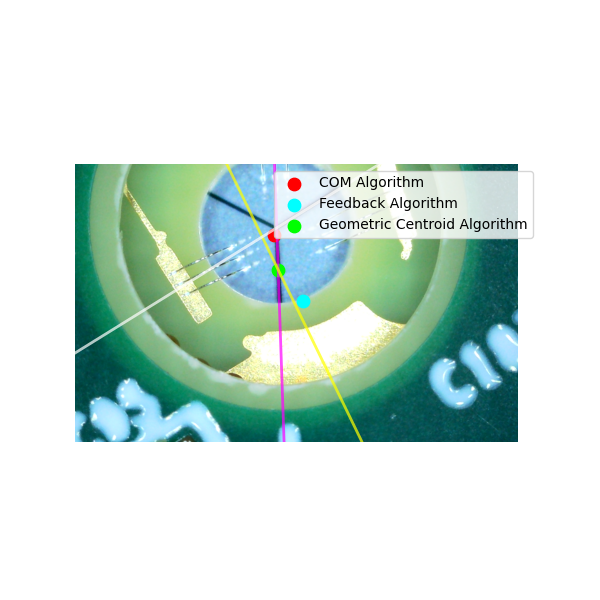
#> input picture Example_Training_Images/Proof_Need_Anlge_filter_In_Lines.png, 600 x 600 px; its folder holds only this picture in this run
$ python -i TK_Reviewer.py   (imports and definitions only)
#> lines starting #> are read from the running program, lines starting #| are printed output that depends on the picture
import _tkinter as tk
from logging import exception
import os
from tkinter import font
import tkinter as tk

from matplotlib import lines

basedir = r"C:\Users\hep\Desktop\Basic Inspector\Report Module Folders"
report_dir = basedir


# [421 lines left out: functions read_first_module_status, Stamp_All_Complete, Stamp_Image_Complete, Update_Indicator_Status, Check_If_Image_Reviewed, retrieve_image_grade and 8 more, not called in this run]

def Get_Module_Names():
    module_names = []

    if not os.path.exists(report_dir):
        raise FileNotFoundError(f"REPORT_DIR does not exist: {report_dir}")

    for folder in os.listdir(report_dir):
        module_path = os.path.join(report_dir, folder)
        if os.path.isdir(module_path):
            module_names.append(folder)

    return module_names

# [33 lines left out: functions Get_Module_Images, Get_Scored_Module_Images, Get_Module_Inspection_Completion, not called in this run]


#prelaucnh check
# [1 line that did not run here, left out]
# [7 lines not run here, left out]
# [1 line that did not run here, left out]
current_image_index = 0
# --- Somewhere around line 230 in TK_Reviewer.py ---
# [1 line that did not run here, left out]

# [7 lines that did not run here, left out]
# Now Tkinter won't crash because first_image will always point to something real
# [1 line that did not run here, left out]


# Create a 3×3 grid with equal weight
# [4 lines not run here, left out]

# Load your image
# [1 line that did not run here, left out]

# --- Surrounding labels ---


# --- TOP CENTER: Label that will show the selected module ---
title_font = font.Font(size=20, weight="bold")
# [1 line that did not run here, left out]
# [1 line not run here, left out]
# [1 line that did not run here, left out]
# [1 line not run here, left out]

# [1 line that did not run here, left out]
# [1 line not run here, left out]


# --- LEFT SIDE: Listbox with module names ---
# [1 line that did not run here, left out]
# [1 line not run here, left out]

# Populate the listbox with module names
# [1 line that did not run here, left out]
Listbox_Modules = []
# [7 lines not run here, left out]

#Listbox_Modules = sorted(Listbox_Modules)  # Sort alphabetically after adding completion percentages
Listbox_Modules = sorted(
    Listbox_Modules,
    key=lambda x: (
        float(x.split("(")[1].split("%")[0]),  # sort by percentage
        x.lower()                              # then alphabetically
    )
)

# [2 lines not run here, left out]

# [194 lines left out: functions on_Refresh_List, on_Mark_Reviewed, Mark_All_Reviewed, Check_Module_Percentage, on_Last_Image_Select, on_Next_Image_Select and 2 more, not called in this run]

"""def Update_Failure_Percentile(Img_Name):
    if current_module is None:
        return
    isLess = 0

    images = Get_Module_Images(current_module)

    #print("on 424 currentmodule = ", current_module, "Img_Name = ", Img_Name)
    Original_IDX, Graded_IDX = Get_Indx_from_Filename(Img_Name, current_module)
    #print("this is the image index of the focus image:", Original_IDX)

    #print("control score inputs, " , Graded_IDX, current_module)
    Control_Score = Get_Score_From_Image(current_module, Graded_IDX)

    Denominator = 0

    #print("Debug:", len(images), "images found for module", current_module)
    for i in range(len(images)-1):
        if i >= len(images):
            print(f"[DEBUG] Image index {i} out of range for images list with length {len(images)}")
        else:#print (f"Getidx from filename inputs:  {current_module}{i+1}...")
            Variable_Score = Get_Score_From_Image(current_module, i+1)
            if Variable_Score < Control_Score:
                isLess += 1

    #print (f"{isLess} is the number of modules that are less than the focus image score of {Control_Score}")

    # Calculate percentile
    total_images = len(images)

    percentile = 100 - (isLess / total_images if total_images > 0 else 0) * 100

    #print("this is the percentile:", percentile,"=", isLess, "over", total_images)

    Failure_Percentile_Label.config(
        text=f"Failure Percentile: {percentile:.1f}%"
    )
    #print("this is is less:", isLess)
"""

# [45 lines left out: function New_Update_Failure_Percentile, not called in this run]


# [1 line not run here, left out]

# --- RIGHT SIDE: Button ---
# [1 line that did not run here, left out]
# [2 lines not run here, left out]

# Create a container frame
# [1 line that did not run here, left out]
# [3 lines not run here, left out]


# Button
# [1 line that did not run here, left out]
# [2 lines not run here, left out]

# Mark All Button
# [1 line that did not run here, left out]
# [2 lines not run here, left out]

Back_Button = tk.Button(text="<-- LAST IMAGE")
# [2 lines not run here, left out]

Refresh_List_Button = tk.Button(text="Refresh List")
# [2 lines not run here, left out]

#indicator Label
# [1 line that did not run here, left out]
# [1 line not run here, left out]

# Indicator ITSELF
# [1 line that did not run here, left out]
# [1 line not run here, left out]

#_____________________________________________

# --- Bottom-middle frame (row 2, col 1) ---
# [1 line that did not run here, left out]
# [2 lines not run here, left out]

# --- Label container that expands ---
# [1 line that did not run here, left out]
# [1 line not run here, left out]

# [1 line that did not run here, left out]
# [1 line not run here, left out]

# --- Canvas stays fixed height ---
# [1 line that did not run here, left out]
# [1 line not run here, left out]

# --- Scrollbar stays at bottom ---
# [1 line that did not run here, left out]
# [5 lines not run here, left out]

def map_scroll_to_images(images):
    global current_images
    current_images = images
    N = len(images)

    # 1. Compute scrollable width based on number of images
    #    (100 px per image is a nice starting point)
    scroll_width = N * 100

    # 2. Resize the blue bar to match scrollregion
    canvas.delete("all")
    canvas.create_rectangle(0, 0, scroll_width, 20, fill="lightblue")

    # 3. Update scrollregion to match content
    canvas.configure(scrollregion=(0, 0, scroll_width, 20))

    # 4. Update label immediately
    update_scroll_label()

# [16 lines left out: function update_scroll_label, not called in this run]


    # OPTIONAL: update the displayed image
    # show_image(current_images[index])


# Update label whenever scroll changes
#def update_scroll_label(*args):
#    start = canvas.xview()[0]
#    scroll_pos_label.config(text=f"Position: {start:.3f}")

# Bind scrollbar + canvas to update the label
# [2 lines not run here, left out]

def initialize_scrollbar():
    global current_images
    current_images = []

    canvas.delete("all")
    canvas.create_rectangle(0, 0, 1, 20, fill="lightblue")
    canvas.configure(scrollregion=(0, 0, 1, 20))

    scroll_pos_label.config(text="No module selected")

# [1 line that did not run here, left out]

#_____________________________________________


#for (r, c), text in labels.items():
#    tk.Label(root, text=text, bg="#e0e0e0").grid(row=r, column=c, sticky="nsew")

# --- Center image ---
# [1 line that did not run here, left out]
# [1 line that did not run here, left out]
# [5 lines not run here, left out]

>>> import cv2
>>> picture = cv2.imread('Example_Training_Images/Proof_Need_Anlge_filter_In_Lines.png', cv2.IMREAD_GRAYSCALE)
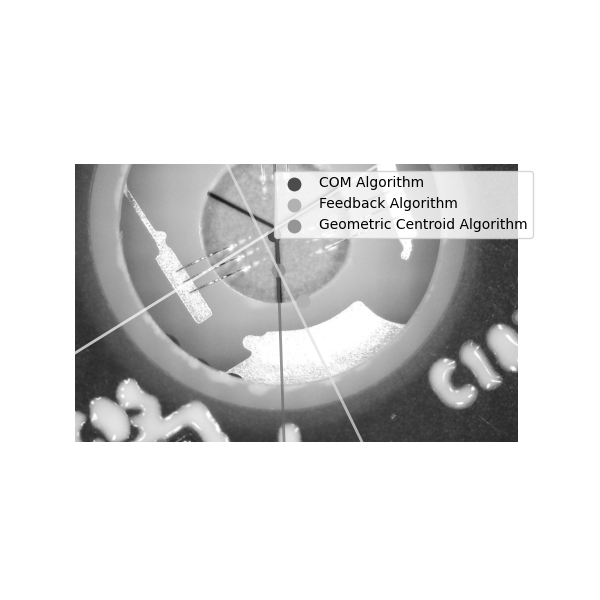
#> picture: shape (600, 600); min 0, max 255, mean 221.1
>>> result = map_scroll_to_images(picture)
#> in map_scroll_to_images, `N = len(images)`: N = 600
#> in map_scroll_to_images, `scroll_width = N * 100`: scroll_width = 60000
#> (the run stopped early here; a loop or call above may not have finished)
